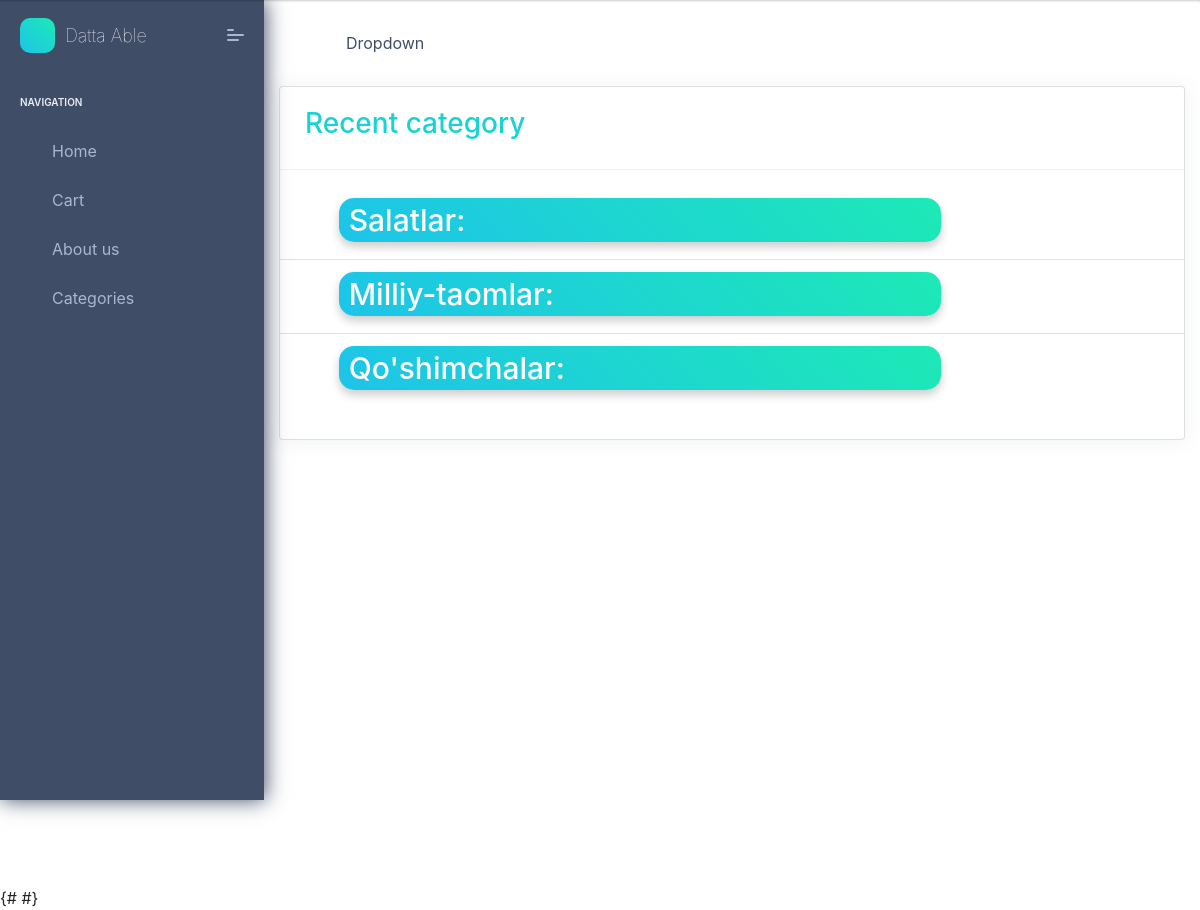
The app's page /client/, older data.
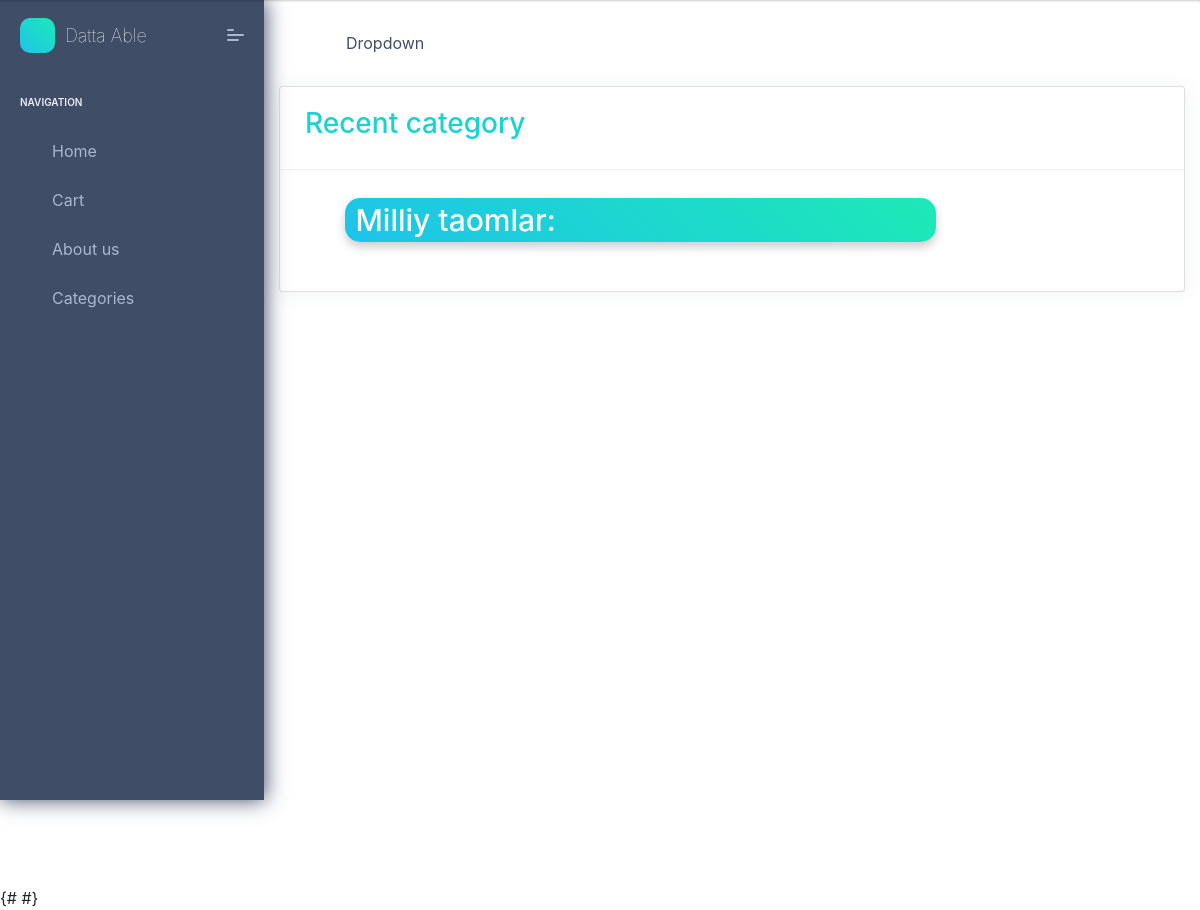
The same page, newer data.
### api/models.py (models this page shows, shortened)
class Category(models.Model):
    name = models.CharField(max_length=100, unique=True)

### client/views.py (the view)
# urls.py: path("",category_client, name='category_client'),
def category_client(request):
    category=Category.objects.all()
    contex={
        'category':category,
    }
    return render(request,'category_client.html',contex)

### templates/category_client.html (shortened to what this page needs)
{% extends 'client_base.html' %}
    {% block content %}
    <link rel="stylesheet" href="https://cdn.jsdelivr.net/npm/bootstrap@4.0.0/dist/css/bootstrap.min.css"
>
    <div class="pcoded-main-container">
        <div class="pcoded-wrapper">
            <div class="col">
                <div class="card Recent-Users">
                    <div class="card-header">
                        <h3 style="color: rgb(24, 211, 211);">Recent category</h3>
                    </div>
                    <div class="card-block px-0 py-3">
                        <div class="table-responsive">
                            <table class="table table-hover">
                                {% for c in category %}
                                <tr class="unread">
                                    <td>
                                        <div>
                                            <i style="font-size: 3em ; color: rgb(24, 211, 211); display: inline-block;"
                                                class="fas fa-utensils"></i>
                                        </div>
                                    </td>
                                    <td>
                                        <a href="{% url 'product_detail_client' c.pk  %}">
                                            <h4 style=" right: 110px;" class="label theme-bg text-white f-30">
                                                {{ c.name }}:
                                                </h4>
                                        </a>
                                    </td>
                                    <td>
                                        <div>
                                            <i style="font-size: 2em; color:rgb(24, 211, 211)    ;"
                                                class="fas fa-chevron-right"></i>
                                        </div>
                                    </td>
                                </tr>
                                {% endfor %}
                            </table>
                        </div>
                    </div>
                </div>
            </div>
        </div>
    </div>
    {% endblock %}

Row changes from the older to the newer data that the page shows:
removed Category: name "Milliy-taomlar"
removed Category: name "Qo'shimchalar"
changed Category: name "Salatlar" → "Milliy taomlar"
